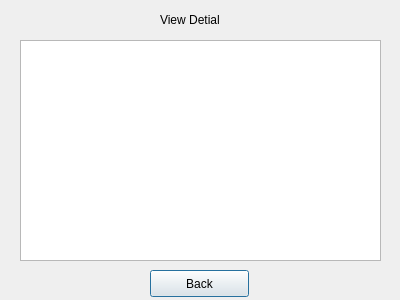
<?xml version="1.0" encoding="UTF-8"?>
<ui version="4.0">
 <class>AdminViewDetial</class>
 <widget class="QDialog" name="AdminViewDetial">
  <property name="geometry">
   <rect>
    <x>0</x>
    <y>0</y>
    <width>400</width>
    <height>300</height>
   </rect>
  </property>
  <property name="windowTitle">
   <string>View Detial</string>
  </property>
  <widget class="QTextBrowser" name="DetialBrowser">
   <property name="geometry">
    <rect>
     <x>20</x>
     <y>40</y>
     <width>361</width>
     <height>221</height>
    </rect>
   </property>
  </widget>
  <widget class="QLabel" name="titel">
   <property name="geometry">
    <rect>
     <x>160</x>
     <y>10</y>
     <width>81</width>
     <height>20</height>
    </rect>
   </property>
   <property name="text">
    <string>View Detial</string>
   </property>
  </widget>
  <widget class="QPushButton" name="BackButton">
   <property name="geometry">
    <rect>
     <x>150</x>
     <y>270</y>
     <width>99</width>
     <height>27</height>
    </rect>
   </property>
   <property name="text">
    <string>Back</string>
   </property>
  </widget>
 </widget>
 <resources/>
 <connections/>
</ui>
